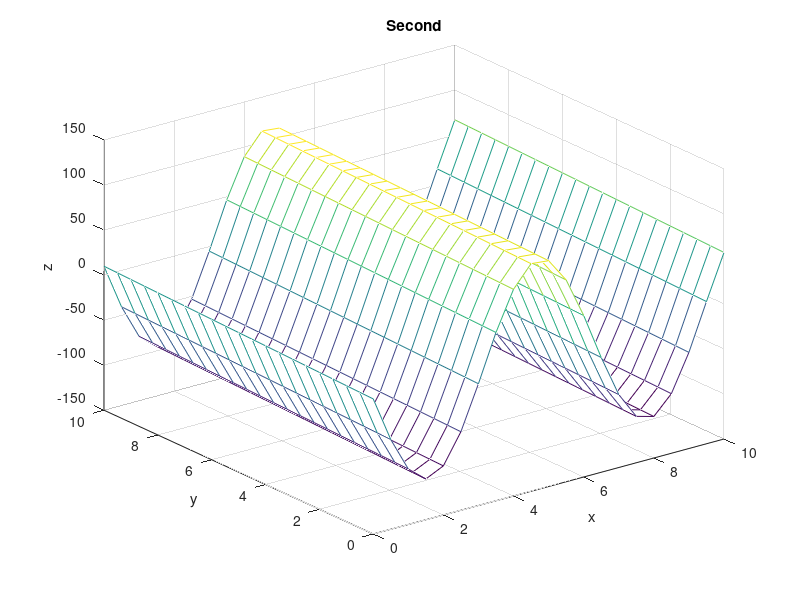

MATLAB code to generate this figure:
%% First
a = input('a=');

[X,Y] = meshgrid(0 : 0.5 : 10);

Z = a*sin(sqrt(X^2 + Y^2))/ sin(sqrt(X^2 + Y^2));


plot3(X, Y, Z);
title('First');
xlabel('x');
ylabel('y');
zlabel('z');

%% Second

[X,Y] = meshgrid(0 : 0.5 : 10);

Z = -X*sin(X) - Y*cos(Y);

mesh(X, Y, Z);
title('Second');
xlabel('x');
ylabel('y');
zlabel('z');
